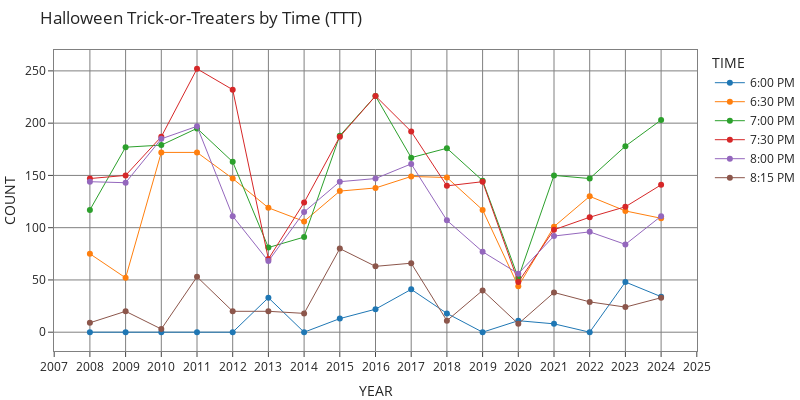

Source (notebook cell):
### Markdown cell above
## Fix the title

### Code cell
if True:
    fig.update_layout(title=dict(text='Halloween Trick-or-Treaters by Time (TTT)'))
    fig.show()

### Figure 1 — Plotly figure (JSON) as saved in the notebook; plotly's stock layout.template omitted (floating-point values rounded to 4 significant figures)
{"data": [{"hovertemplate": "TIME=6:00 PM<br>YEAR=%{x}<br>COUNT=%{y}<extra></extra>", "legendgroup": "6:00 PM", "line": {"color": "#1F77B4", "dash": "solid", "width": 1}, "marker": {"symbol": "circle"}, "mode": "lines+markers", "name": "6:00 PM", "orientation": "v", "showlegend": true, "type": "scatter", "x": [2008, 2009, 2010, 2011, 2012, 2013, 2014, 2015, 2016, 2017, 2018, 2019, 2020, 2021, 2022, 2023, 2024], "xaxis": "x", "y": [0, 0, 0, 0, 0, 33, 0, 13, 22, 41, 18, 0, 11, 8, 0, 48, 34], "yaxis": "y"}, {"hovertemplate": "TIME=6:30 PM<br>YEAR=%{x}<br>COUNT=%{y}<extra></extra>", "legendgroup": "6:30 PM", "line": {"color": "#FF7F0E", "dash": "solid", "width": 1}, "marker": {"symbol": "circle"}, "mode": "lines+markers", "name": "6:30 PM", "orientation": "v", "showlegend": true, "type": "scatter", "x": [2008, 2009, 2010, 2011, 2012, 2013, 2014, 2015, 2016, 2017, 2018, 2019, 2020, 2021, 2022, 2023, 2024], "xaxis": "x", "y": [75, 52, 172, 172, 147, 119, 106, 135, 138, 149, 148, 117, 44, 101, 130, 116, 109], "yaxis": "y"}, {"hovertemplate": "TIME=7:00 PM<br>YEAR=%{x}<br>COUNT=%{y}<extra></extra>", "legendgroup": "7:00 PM", "line": {"color": "#2CA02C", "dash": "solid", "width": 1}, "marker": {"symbol": "circle"}, "mode": "lines+markers", "name": "7:00 PM", "orientation": "v", "showlegend": true, "type": "scatter", "x": [2008, 2009, 2010, 2011, 2012, 2013, 2014, 2015, 2016, 2017, 2018, 2019, 2020, 2021, 2022, 2023, 2024], "xaxis": "x", "y": [117, 177, 179, 195, 163, 81, 91, 188, 226, 167, 176, 145, 52, 150, 147, 178, 203], "yaxis": "y"}, {"hovertemplate": "TIME=7:30 PM<br>YEAR=%{x}<br>COUNT=%{y}<extra></extra>", "legendgroup": "7:30 PM", "line": {"color": "#D62728", "dash": "solid", "width": 1}, "marker": {"symbol": "circle"}, "mode": "lines+markers", "name": "7:30 PM", "orientation": "v", "showlegend": true, "type": "scatter", "x": [2008, 2009, 2010, 2011, 2012, 2013, 2014, 2015, 2016, 2017, 2018, 2019, 2020, 2021, 2022, 2023, 2024], "xaxis": "x", "y": [147, 150, 187, 252, 232, 70, 124, 187, 226, 192, 140, 144, 48, 98, 110, 120, 141], "yaxis": "y"}, {"hovertemplate": "TIME=8:00 PM<br>YEAR=%{x}<br>COUNT=%{y}<extra></extra>", "legendgroup": "8:00 PM", "line": {"color": "#9467BD", "dash": "solid", "width": 1}, "marker": {"symbol": "circle"}, "mode": "lines+markers", "name": "8:00 PM", "orientation": "v", "showlegend": true, "type": "scatter", "x": [2008, 2009, 2010, 2011, 2012, 2013, 2014, 2015, 2016, 2017, 2018, 2019, 2020, 2021, 2022, 2023, 2024], "xaxis": "x", "y": [144, 143, 185, 197, 111, 68, 115, 144, 147, 161, 107, 77, 56, 92, 96, 84, 111], "yaxis": "y"}, {"hovertemplate": "TIME=8:15 PM<br>YEAR=%{x}<br>COUNT=%{y}<extra></extra>", "legendgroup": "8:15 PM", "line": {"color": "#8C564B", "dash": "solid", "width": 1}, "marker": {"symbol": "circle"}, "mode": "lines+markers", "name": "8:15 PM", "orientation": "v", "showlegend": true, "type": "scatter", "x": [2008, 2009, 2010, 2011, 2012, 2013, 2014, 2015, 2016, 2017, 2018, 2019, 2020, 2021, 2022, 2023, 2024], "xaxis": "x", "y": [9, 20, 3, 53, 20, 20, 18, 80, 63, 66, 11, 40, 8, 38, 29, 24, 33], "yaxis": "y"}], "layout": {"height": 400, "legend": {"title": {"text": "TIME"}, "tracegroupgap": 0}, "margin": {"b": 0, "l": 0, "r": 0, "t": 50}, "title": {"text": "Halloween Trick-or-Treaters by Time (TTT)", "y": 0.97}, "width": 800, "xaxis": {"anchor": "y", "domain": [0, 1], "dtick": 1, "gridcolor": "gray", "gridwidth": 1, "linecolor": "gray", "linewidth": 1, "mirror": true, "showgrid": true, "showline": true, "tickmode": "linear", "title": {"text": "YEAR"}}, "yaxis": {"anchor": "x", "domain": [0, 1], "gridcolor": "gray", "gridwidth": 1, "linecolor": "gray", "linewidth": 1, "mirror": true, "showgrid": true, "showline": true, "title": {"text": "COUNT"}}}}
